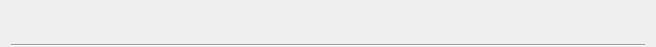
<?xml version="1.0" encoding="UTF-8"?>
<ui version="4.0">
 <class>Form</class>
 <widget class="QWidget" name="Form">
  <property name="geometry">
   <rect>
    <x>0</x>
    <y>0</y>
    <width>656</width>
    <height>47</height>
   </rect>
  </property>
  <property name="windowTitle">
   <string>Form</string>
  </property>
  <layout class="QVBoxLayout" name="verticalLayout">
   <property name="topMargin">
    <number>0</number>
   </property>
   <property name="bottomMargin">
    <number>0</number>
   </property>
   <item>
    <layout class="QHBoxLayout" name="horizontalLayout">
     <item alignment="Qt::AlignVCenter">
      <widget class="QLabel" name="samplename">
       <property name="sizePolicy">
        <sizepolicy hsizetype="Expanding" vsizetype="Preferred">
         <horstretch>0</horstretch>
         <verstretch>0</verstretch>
        </sizepolicy>
       </property>
      </widget>
     </item>
     <item>
      <widget class="QWidget" name="buttons" native="true">
       <property name="minimumSize">
        <size>
         <width>156</width>
         <height>34</height>
        </size>
       </property>
      </widget>
     </item>
    </layout>
   </item>
   <item>
    <widget class="Line" name="line">
     <property name="orientation">
      <enum>Qt::Horizontal</enum>
     </property>
    </widget>
   </item>
  </layout>
 </widget>
 <resources>
  <include location="../../resources/nicos-gui.qrc"/>
 </resources>
 <connections/>
</ui>
